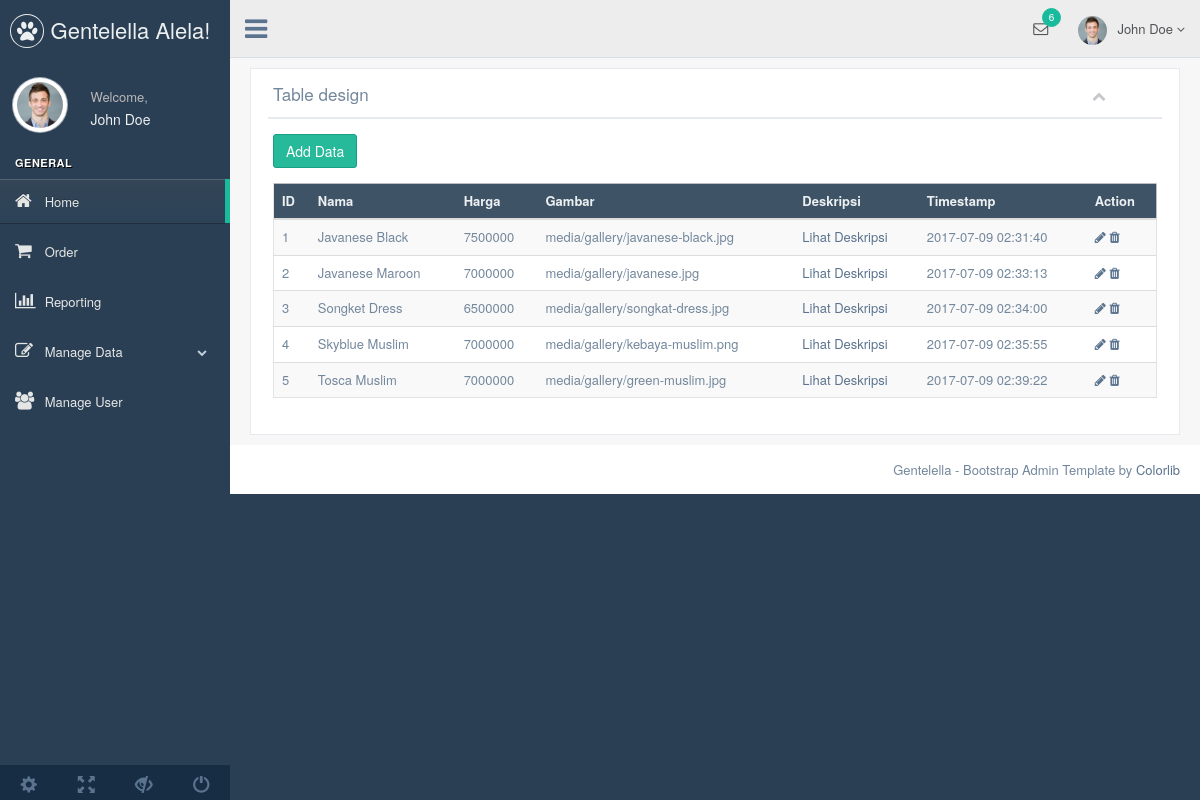
The page /admin/index.php?menu=riasnbaju (signed in) on the database as committed earlier.
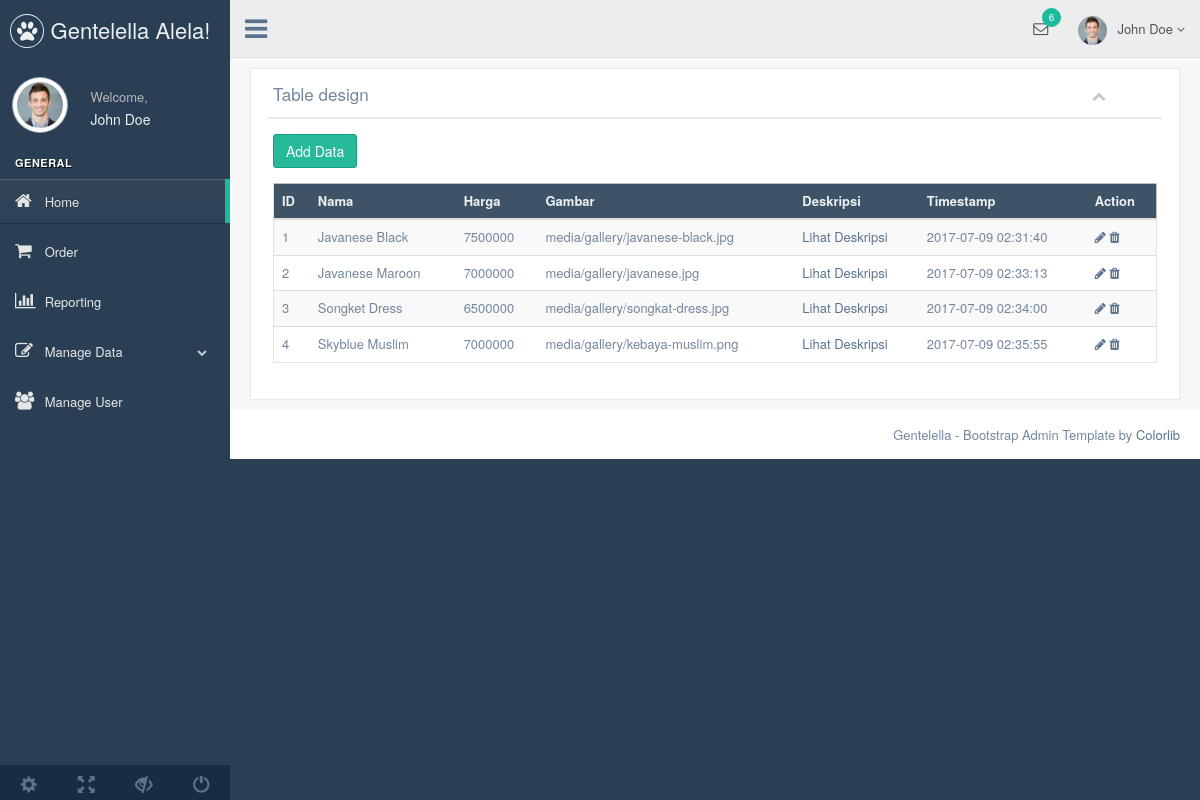
The same page on the database as committed later.
### tables this page shows
CREATE TABLE `riasnbaju` (
  `id` int(11) NOT NULL,
  `name` varchar(255) NOT NULL,
  `price` int(11) NOT NULL,
  `image` varchar(255) NOT NULL,
  `description` text NOT NULL,
  `create_date` timestamp NOT NULL DEFAULT CURRENT_TIMESTAMP ON UPDATE CURRENT_TIMESTAMP
);

### admin/riasnbaju.php (the view, shortened to what this page needs)
<div class="row">
  <div class="col-md-12 col-sm-12 col-xs-12">
    <div class="x_panel">
      <div class="x_title">
        <h2>Table design <small>Custom design</small></h2>
        <ul class="nav navbar-right panel_toolbox">
          <li><a class="collapse-link"><i class="fa fa-chevron-up"></i></a></li>
        </ul>
        <div class="clearfix"></div>
      </div>
      <div class="x_content">
        <p><a href="#" class="btn btn-success" data-target="#ModalAdd" data-toggle="modal">Add Data</a></p>
        <div class="table-responsive">
          <table class="table table-striped jambo_table bulk_action">
            <thead>
              <tr class="headings">
                <th class="column-title">ID</th>
                <th class="column-title">Nama</th>
                <th class="column-title">Harga</th>
                <th class="column-title">Gambar</th>
                <th class="column-title">Deskripsi</th>
                <th class="column-title">Timestamp</th>
                <th class="column-title no-link last"><span class="nobr">Action</span></th>
              </tr>
            </thead>
            <tbody>
              <?php
                include "koneksi.php";
                $tbname="riasnbaju";
                $modal=mysqli_query($connection, "SELECT * FROM $tbname");
                while($r=mysqli_fetch_array($modal)){
              ?>
                <tr class="even pointer">
                    <td><?php echo $r['id']; ?></td>
                    <td><?php echo $r['name']; ?></td>
                    <td><?php echo $r['price']; ?></td>
                    <td><?php echo $r['image']; ?></td>
                    <td><a href="#" data-target="#ModalDesc<?php echo $r['id']; ?>" data-toggle="modal">Lihat Deskripsi</a></td>
                    <td><?php echo $r['create_date']; ?></td>
                    <td>
                       <a href="#" class='open_modal' id='<?php echo $r['id']; ?>' tbname="<?php echo $tbname; ?>"><i class="fa fa-pencil"></i></a>
                       <a href="#" onclick="confirm_modal('delete_data.php?id=<?php echo $r['id']; ?>&amp;tbname=<?php echo $tbname; ?>');"><i class="fa fa-trash"></i></a>
                    </td>
                </tr>
              <?php } ?>
        </tbody>
        </table>
        </div>
      </div>
    </div>
  </div>
</div>

Rows that differ between the two databases and show on the page:
removed riasnbaju: id "5", name "Tosca Muslim", price "7000000", image "media/gallery/green-muslim.jpg", create_date "2017-07-09 02:39:22"
